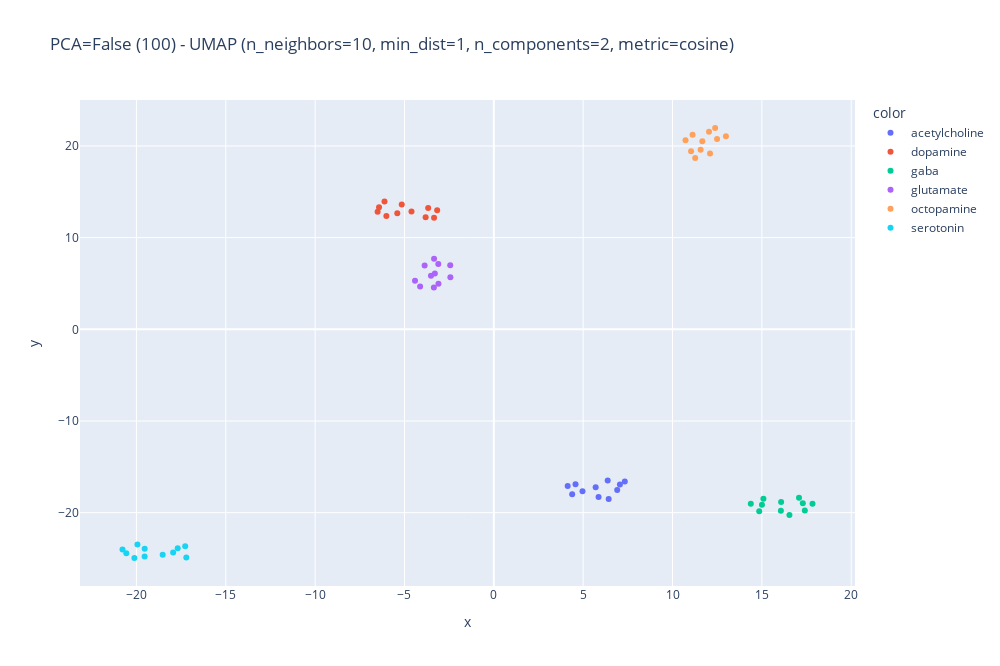

The notebook cell this image was saved under:
### Code cell
diplay_features(
        np.vstack([ref_latents, np.vstack(mean_ref)]),
        np.hstack([ref_labels, np.hstack(mean_labs)]),

        include_pca=False,
        pca_nb_components=100,
        clustering=False,
        nb_clusters=6,
        nb_neighbor=10,
        min_dist=1,
        nb_components=2,
        metric='cosine'
    )

### Figure 1 — Plotly figure (JSON) as saved in the notebook; plotly's stock layout.template omitted (floating-point values rounded to 4 significant figures)
{"data": [{"hovertemplate": "color=acetylcholine<br>x=%{x}<br>y=%{y}<extra></extra>", "legendgroup": "acetylcholine", "marker": {"color": "#636efa", "symbol": "circle"}, "mode": "markers", "name": "acetylcholine", "orientation": "v", "showlegend": true, "type": "scatter", "x": [4.572, 4.384, 4.963, 4.133, 6.904, 7.056, 6.372, 7.329, 5.862, 6.427, 5.699], "xaxis": "x", "y": [-16.91, -17.99, -17.65, -17.09, -17.54, -16.93, -16.48, -16.6, -18.29, -18.51, -17.23], "yaxis": "y"}, {"hovertemplate": "color=dopamine<br>x=%{x}<br>y=%{y}<extra></extra>", "legendgroup": "dopamine", "marker": {"color": "#EF553B", "symbol": "circle"}, "mode": "markers", "name": "dopamine", "orientation": "v", "showlegend": true, "type": "scatter", "x": [-6.014, -6.504, -6.423, -6.118, -3.816, -3.675, -3.345, -3.171, -5.152, -5.402, -4.608], "xaxis": "x", "y": [12.35, 12.83, 13.32, 13.93, 12.24, 13.23, 12.17, 12.99, 13.62, 12.65, 12.85], "yaxis": "y"}, {"hovertemplate": "color=gaba<br>x=%{x}<br>y=%{y}<extra></extra>", "legendgroup": "gaba", "marker": {"color": "#00cc96", "symbol": "circle"}, "mode": "markers", "name": "gaba", "orientation": "v", "showlegend": true, "type": "scatter", "x": [17.08, 17.41, 17.83, 17.29, 15.0, 15.09, 14.38, 14.85, 16.06, 16.54, 16.08], "xaxis": "x", "y": [-18.38, -19.77, -19.03, -18.99, -19.13, -18.48, -19.04, -19.85, -19.8, -20.25, -18.84], "yaxis": "y"}, {"hovertemplate": "color=glutamate<br>x=%{x}<br>y=%{y}<extra></extra>", "legendgroup": "glutamate", "marker": {"color": "#ab63fa", "symbol": "circle"}, "mode": "markers", "name": "glutamate", "orientation": "v", "showlegend": true, "type": "scatter", "x": [-2.44, -3.871, -3.107, -3.344, -3.354, -3.098, -4.41, -4.124, -2.432, -3.517, -3.3], "xaxis": "x", "y": [6.978, 6.961, 7.136, 7.706, 4.568, 4.971, 5.303, 4.668, 5.68, 5.849, 6.088], "yaxis": "y"}, {"hovertemplate": "color=octopamine<br>x=%{x}<br>y=%{y}<extra></extra>", "legendgroup": "octopamine", "marker": {"color": "#FFA15A", "symbol": "circle"}, "mode": "markers", "name": "octopamine", "orientation": "v", "showlegend": true, "type": "scatter", "x": [12.99, 12.49, 12.04, 12.39, 11.57, 12.1, 11.04, 11.27, 11.12, 10.73, 11.67], "xaxis": "x", "y": [21.07, 20.76, 21.54, 21.96, 19.6, 19.19, 19.43, 18.7, 21.23, 20.63, 20.52], "yaxis": "y"}, {"hovertemplate": "color=serotonin<br>x=%{x}<br>y=%{y}<extra></extra>", "legendgroup": "serotonin", "marker": {"color": "#19d3f3", "symbol": "circle"}, "mode": "markers", "name": "serotonin", "orientation": "v", "showlegend": true, "type": "scatter", "x": [-17.95, -17.21, -17.69, -17.27, -20.11, -19.54, -19.54, -19.94, -20.57, -20.78, -18.53], "xaxis": "x", "y": [-24.34, -24.88, -23.88, -23.65, -24.94, -23.95, -24.78, -23.48, -24.43, -24.02, -24.6], "yaxis": "y"}], "layout": {"height": 666, "legend": {"title": {"text": "color"}, "tracegroupgap": 0}, "title": {"text": "PCA=False (100) - UMAP (n_neighbors=10, min_dist=1, n_components=2, metric=cosine)"}, "width": 1000, "xaxis": {"anchor": "y", "domain": [0, 1], "title": {"text": "x"}}, "yaxis": {"anchor": "x", "domain": [0, 1], "title": {"text": "y"}}}}
